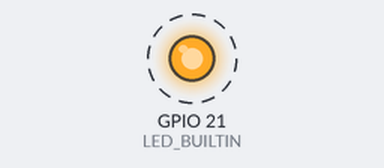
Simulated run of this sketch. Board: Seeed XIAO ESP32-S3. Shown: output pins drawn as LEDs (lit = HIGH). Dashed ring = blinking. What the sketch prints to the serial monitor is not drawn.

Above: at 3.5 s.
Timing chart, 0 to 7.6 s (numbered marks = the images above):
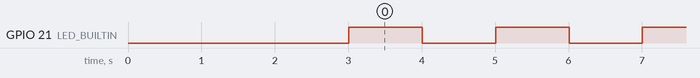

Measured:
- by itself, GPIO 21 (LED_BUILTIN): alternates HIGH for 1.0 s and LOW for 1.0 s

The sketch:

blink.ino
```cpp
/*
  Blink:  Turns an LED on for one second, then off for one second, repeatedly.

  Default CPU cores:
  - 1 for setup() and loop() functions (running priority 1)
  - 0 for tasks  (default priority 1)
*/
#include <task.h>

  #define LED_TASK               1     // Run as task or periodic loop()
//#define LED_TASK_CORE          1
  #define LED_TASK_STACK_SIZE    configMINIMAL_STACK_SIZE   // Bytes!
  #define tskNORMAL_PRIORITY     1


void blink_led( void )
{
    digitalWrite(LED_BUILTIN, HIGH);  // turn the LED on (HIGH is the voltage level)
    delay(1000);                      // wait for a second
    digitalWrite(LED_BUILTIN, LOW);   // turn the LED off by making the voltage LOW
    delay(1000);                      // wait for a second
}


// https://www.freertos.org/a00125.html
void vTaskLedBlink( void * pvParameters )
{
    Serial.print( "LED blinker task started on: Core " );
    Serial.println( xPortGetCoreID() );
    Serial.print( "LED blinker task stack size: " );
    Serial.println( LED_TASK_STACK_SIZE );
    Serial.print( "LED blinker task priority:   ");
    Serial.println( uxTaskPriorityGet(NULL) );

    while ( 1 )
    {
        blink_led();
    }
}


// the setup function runs once when you press reset or power the board
void setup()
{
    // initialize digital pin LED_BUILTIN as an output.
    pinMode(LED_BUILTIN, OUTPUT);

    // Require delay for PC PlatformIO to open terminal monitor COM port
    delay(3000);
    Serial.begin(115200);
    Serial.print( "LED blinker application started on: Core " );
    Serial.println( xPortGetCoreID() );

    #if    LED_TASK
    #ifdef LED_TASK_CORE
      BaseType_t led_taskCreated = xTaskCreatePinnedToCore (vTaskLedBlink, "blinkLED", LED_TASK_STACK_SIZE, NULL, tskNORMAL_PRIORITY, NULL, LED_TASK_CORE);
    #else
      BaseType_t led_taskCreated = xTaskCreate (vTaskLedBlink, "blinkLED", LED_TASK_STACK_SIZE, NULL, tskNORMAL_PRIORITY, NULL);
    #endif // LED_TASK_CORE
    #endif // LED_TASK
}


// the loop function runs over and over again forever
void loop()
{
   #if !LED_TASK
   blink_led();
   #endif
}
```
